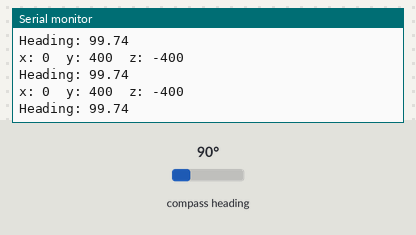
Bench run of a sketch on a simulated Arduino Uno, built with avr-gcc and run on an emulated ATmega328P. On the bench: the last lines printed to the serial monitor. Wiring (inferred from the names in the program): HMC5883L compass at I2C address 0x1E. Inputs (shaded band) come from the test bench; at power-on: compass heading 90°.

Above: at 1.2 s.
1.3 s: compass heading set to 7°
At 1.71 s:
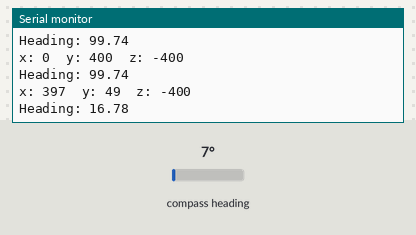
4.3 s: compass heading set to 180°
At 4.48 s:
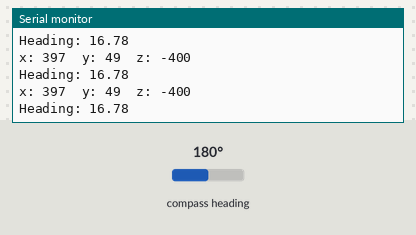
Timing chart, 0 to 7.3 s (numbered marks = the images above; inputs shaded):
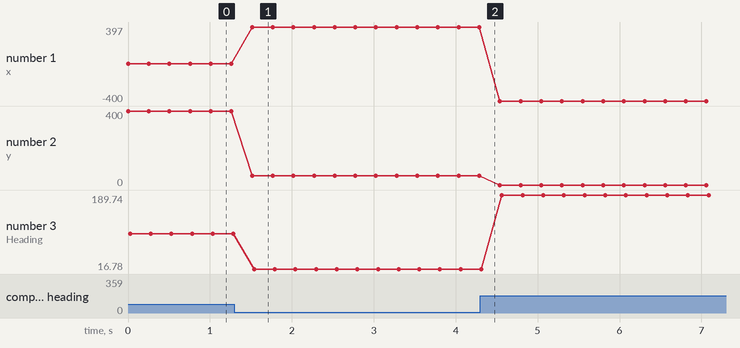

Measured:
- after the input at 1.3 s, the serial monitor: prints a new line after 0.21 s (image 1)
- plotted number 1: 0 → 397 after the input at 1.3 s
- plotted number 2: 400 → 49 after the input at 1.3 s, 49 → 0 after the input at 4.3 s
- plotted number 3: 99.74 → 16.78 after the input at 1.3 s, 16.78 → 189.74 after the input at 4.3 s

The sketch:

BLAH.ino
```cpp
#include <Wire.h> //I2C Arduino Library
#define address 0x1E //0011110b, I2C 7bit address of HMC5883

void setup(){
  //Initialize Serial and I2C communications
  Serial.begin(9600);
  Wire.begin();

  //Put the HMC5883 IC into the correct operating mode
  Wire.beginTransmission(address); //open communication with HMC5883
  Wire.write(0x02); //select mode register
  Wire.write(0x00); //continuous measurement mode
  Wire.endTransmission();
}

void loop(){

  int x,y,z; //triple axis data

  //Tell the HMC5883 where to begin reading data
  Wire.beginTransmission(address);
  Wire.write(0x03); //select register 3, X MSB register
  Wire.endTransmission();


 //Read data from each axis, 2 registers per axis
  Wire.requestFrom(address, 6);
  if(6<=Wire.available()){
    x = Wire.read()<<8; //X msb
    x |= Wire.read(); //X lsb
    z = Wire.read()<<8; //Z msb
    z |= Wire.read(); //Z lsb
    y = Wire.read()<<8; //Y msb
    y |= Wire.read(); //Y lsb
  }

  //Print out values of each axis
  Serial.print("x: ");
  Serial.print(x);
  Serial.print("  y: ");
  Serial.print(y);
  Serial.print("  z: ");
  Serial.println(z);

      // Calculate heading when the magnetometer is level, then correct for signs of axis.
    float heading = atan2(y,x);
    //Must correct for error of magnetic field CHANGE VALUE BASED ON LOCATION THIS IS FOR TORONTO (http://www.magnetic-declination.com/#)
    float decAngle = 0.17;
    heading+=decAngle;
    // Correct for when signs are reversed.
    if(heading < 0){
      heading += 2*PI;
    }

    // Check for wrap due to addition of declination.
    if(heading > 2*PI){
      heading -= 2*PI;
    }

    float headingDeg = heading * 180/M_PI;
    Serial.print("Heading: ");
    Serial.println(headingDeg);
  delay(250);
}
```
